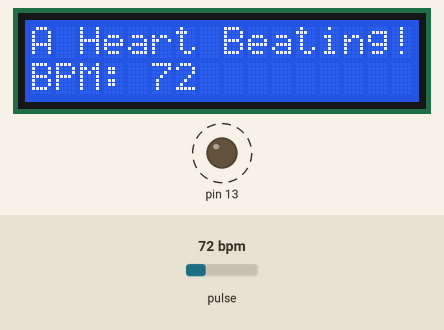
Recording of a sketch running on a simulated Arduino Uno, built with avr-gcc and run on an emulated ATmega328P. On the bench: 16×2 character LCD, output pins drawn as LEDs (lit = HIGH). Dashed ring = blinking. Inputs (shaded band) come from the test bench; at power-on: pulse 72 bpm. What the sketch prints to the serial monitor is not drawn.

Above: at 0.4 s.
1.3 s: pulse set to 100 bpm
At 1.66 s:
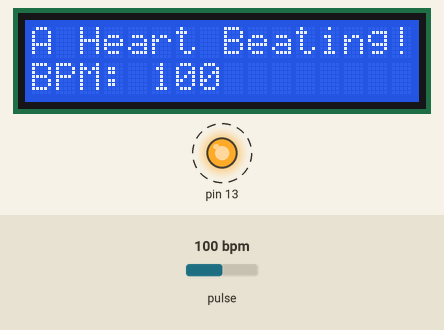
3.0 s: pulse set to 42 bpm
At 5.1 s:
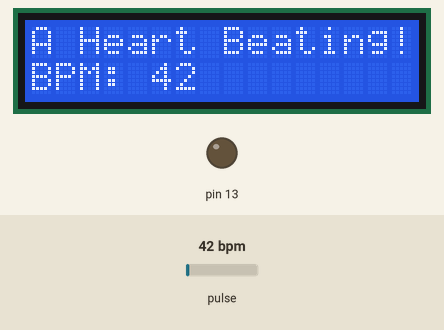
5.6 s: pulse set to 158 bpm
At 6.98 s:
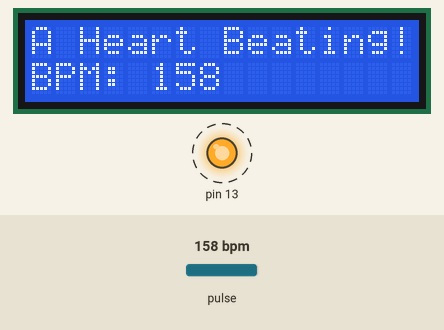
Timing chart, 0 to 13.4 s (numbered marks = the images above; inputs shaded):
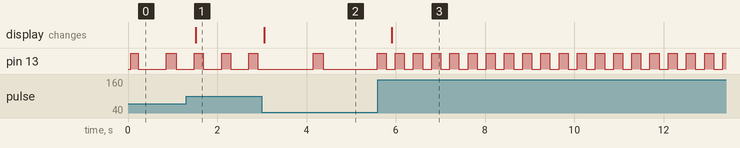

Measured:
- after the input at 1.3 s, pin 13: alternates HIGH for 0.20 s and LOW for 0.41 s, starting after 0.18 s; the display: changes after 0.21 s (image 1)
- after the input at 3.0 s, the display: changes after 0.06 s (image 2)
- after the input at 5.6 s, pin 13: alternates HIGH for 0.20 s and LOW for 0.20 s, starting after 0.39 s; the display: changes after 0.31 s (image 3)
- by itself, pin 13: alternates HIGH for 0.19 s and LOW for 0.64 s

The sketch:

Rupam_wbsu_heartrate_lcd_code.ino
```cpp
// Rupam Das
// Health Rate monitoring system using Arduino
// WEST BENGAL STATE UNIVERSITY
//8.07.2023


// include the library code:
#include <LiquidCrystal.h>
#define USE_ARDUINO_INTERRUPTS true    // Set-up low-level interrupts for most acurate BPM math.
#include <PulseSensorPlayground.h>     // Includes the PulseSensorPlayground Library.
#include <Wire.h>
// initialize the library by associating any needed LCD interface pin
// with the arduino pin number it is connected to
const int rs = 12, en = 11, d4 = 5, d5 = 4, d6 = 3, d7 = 2;
LiquidCrystal lcd(rs, en, d4, d5, d6, d7);
const int PulseWire = 0;       // PulseSensor PURPLE WIRE connected to ANALOG PIN 0
const int LED13 = 13;          // The on-board Arduino LED, close to PIN 13.
int Threshold = 550;           // Determine which Signal to "count as a beat" and which to ignore.
                               // Use the "Gettting Started Project" to fine-tune Threshold Value beyond default setting.
                               // Otherwise leave the default "550" value.

PulseSensorPlayground pulseSensor;  // Creates an instance of the PulseSensorPlayground object called "pulseSensor"
void setup() {
  Serial.begin(9600);
  lcd.begin(16,2);
  // Configure the PulseSensor object, by assigning our variables to it
  pulseSensor.analogInput(PulseWire);
  pulseSensor.blinkOnPulse(LED13);       // Blink on-board LED with heartbeat
  pulseSensor.setThreshold(Threshold);
// Double-check the "pulseSensor" object was created and began seeing a signal
  if (pulseSensor.begin()) {
    Serial.println("PulseSensor object created!");
    lcd.print("PulseSensor object created!");
  }
}

void loop() {
int myBPM = pulseSensor.getBeatsPerMinute();  // Calls function on our pulseSensor object that returns BPM as an "int".
                                               // "myBPM" hold this BPM value now.
if (pulseSensor.sawStartOfBeat());
{            // Constantly test to see if "a beat happened".
  // If test is "true", print a message "a heartbeat happened".
 lcd.clear();
 lcd.setCursor(0,0);
 lcd.print("A Heart Beating!");
 lcd.setCursor(0,1);
 lcd.print("BPM: ");
 lcd.setCursor(5,1);
 lcd.print(myBPM);
 Serial.println("A Heart Beating!");
 Serial.print("BPM: ");                        // Print phrase "BPM: "
 Serial.println(myBPM);                        // Print the value inside of myBPM.
}

  delay(20);                    // considered best practice in a simple sketch.

}
```
